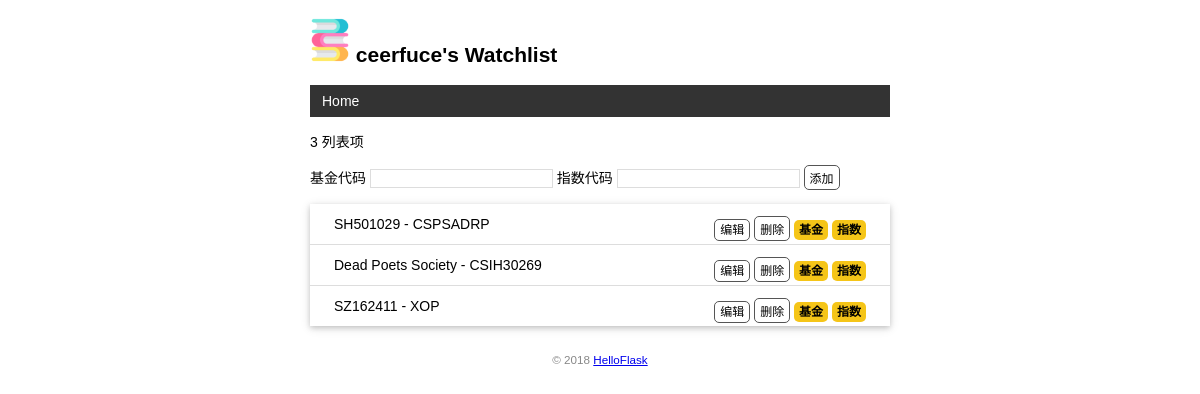
Before: / with the older database file.
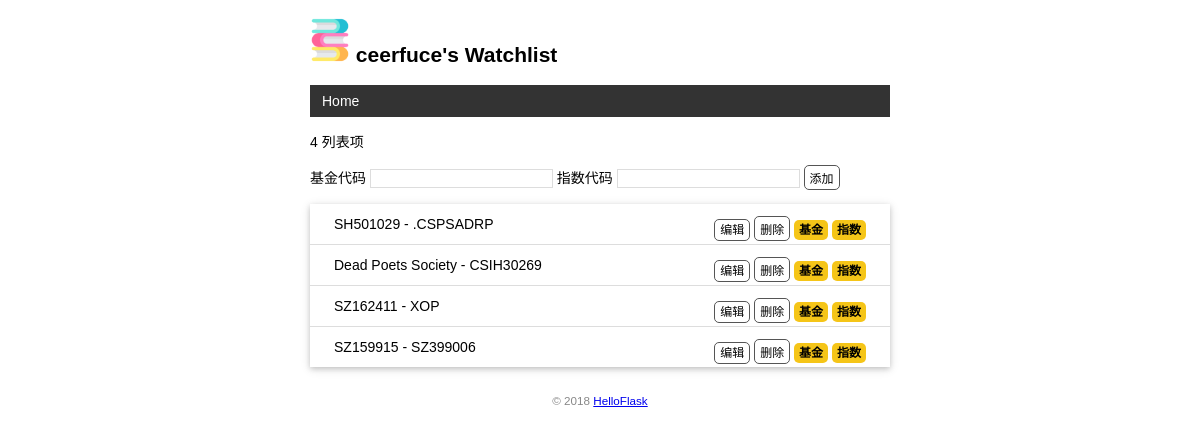
After: the same page with the newer database file.
### fomer-app.py (models this page shows)
class User(db.Model):
    id = db.Column(db.Integer, primary_key=True)
    name = db.Column(db.String(20))

class Movie(db.Model):
    id = db.Column(db.Integer, primary_key=True)
    title = db.Column(db.String(60))
    year = db.Column(db.String(20))

### fomer-app.py (the view, shortened to what this page needs)
@app.route('/', methods=['GET', 'POST'])
def index():
    movies = Movie.query.all()  # 读取所有电影记录
    return render_template('index.html', movies=movies)

### fomer-app.py (called while the page is built)
@app.context_processor
def inject_user():  # 函数名可以随意修改
    user = User.query.first()
    return dict(user=user)  # 需要返回字典，等同于return {'user': user}

### watchlist/templates/index.html
{% extends 'base.html' %}
{% block content %}
<p>{{ movies|length }} 列表项</p>
<form method="post">
    基金代码 <input type="text" name="title" autocomplete="off" required>
    指数代码 <input type="text" name="year" autocomplete="off" required>
    <input class="btn" type="submit" name="submit" value="添加">
</form>
<ul class="movie-list">
    {% for movie in movies %}
    <li>{{ movie.title }} - {{ movie.year }}
        <span class="float-right">
            <a class="btn" href="{{ url_for('edit', movie_id=movie.id) }}">编辑</a>
            <form class="inline-form" method="post" action="{{ url_for('.delete', movie_id=movie.id) }}">
                <input class="btn" type="submit" name="delete" value="删除" onclick="return confirm('Are you sure?')">
            </form>
            <a class="imdb" href="https://xueqiu.com/S/{{ movie.title }}" target="_blank" title="Find this on 雪球">基金</a>
            <a class="imdb" href="https://xueqiu.com/S/{{ movie.year }}" target="_blank" title="Find this on 雪球">指数</a>
        </span>
    </li>
    {% endfor %}
</ul>
{% endblock %}

### watchlist/templates/base.html (shortened to what this page needs)
<!DOCTYPE html>
<html lang="en">
<head>
    {% block head %}
    <link rel="stylesheet" href="{{ url_for('static', filename='style.css') }}" type="text/css">
    {% endblock %}
</head>
<body>
    <h2>
        <img alt="Avatar" class="avatar" src="{{ url_for('static', filename='images/avatar.png') }}">
        {{ user.name }}'s Watchlist
    </h2>
    <nav>
        <ul>
            <li><a href="{{ url_for('index') }}">Home</a></li>
        </ul>
    </nav>
    {% block content %}{% endblock %}
    <footer>
        <small>&copy; 2018 <a href="http://helloflask.com/tutorial">HelloFlask</a></small>
	</footer>
</body>
</html>

### watchlist/static/style.css (style rules this page uses)
body { margin: auto; max-width: 580px; font-size: 14px; font-family: Helvetica, Arial, sans-serif; }
footer { color: #888; margin-top: 15px; text-align: center; padding: 10px; }
.avatar { width: 40px; }
.movie-list { list-style-type: none; padding: 0; margin-bottom: 10px; box-shadow: 0 2px 5px 0 rgba(0, 0, 0, 0.16), 0 2px 10px 0 rgba(0, 0, 0, 0.12); }
.movie-list li { padding: 12px 24px; border-bottom: 1px solid #ddd; }
.movie-list li:last-child { border-bottom:none; }
nav ul { list-style-type: none; margin: 0; padding: 0; overflow: hidden; background-color: #333; }
nav li { float: left; }
nav li a { display: block; color: white; text-align: center; padding: 8px 12px; text-decoration: none; }
.float-right { float: right; }
.imdb { font-size: 12px; font-weight: bold; color: black; text-decoration: none; background: #F5C518; border-radius: 5px; padding: 3px 5px; }
input[type=submit] { font-family: inherit; }
input[type=text] { border: 1px solid #ddd; }
input[name=year] { # width: 250px; }
.btn { font-size: 12px; padding: 3px 5px; text-decoration: none; cursor: pointer; background-color: white; color: black; border: 1px solid #555555; border-radius: 5px; }
.inline-form { display: inline; }

Changed rows visible on the page:
changed Movie "SH501029": year "CSPSADRP" → ".CSPSADRP"
added Movie: title "SZ159915", year "SZ399006"
Other visible differences:
{{ movies|length }}: "3" → "4"
